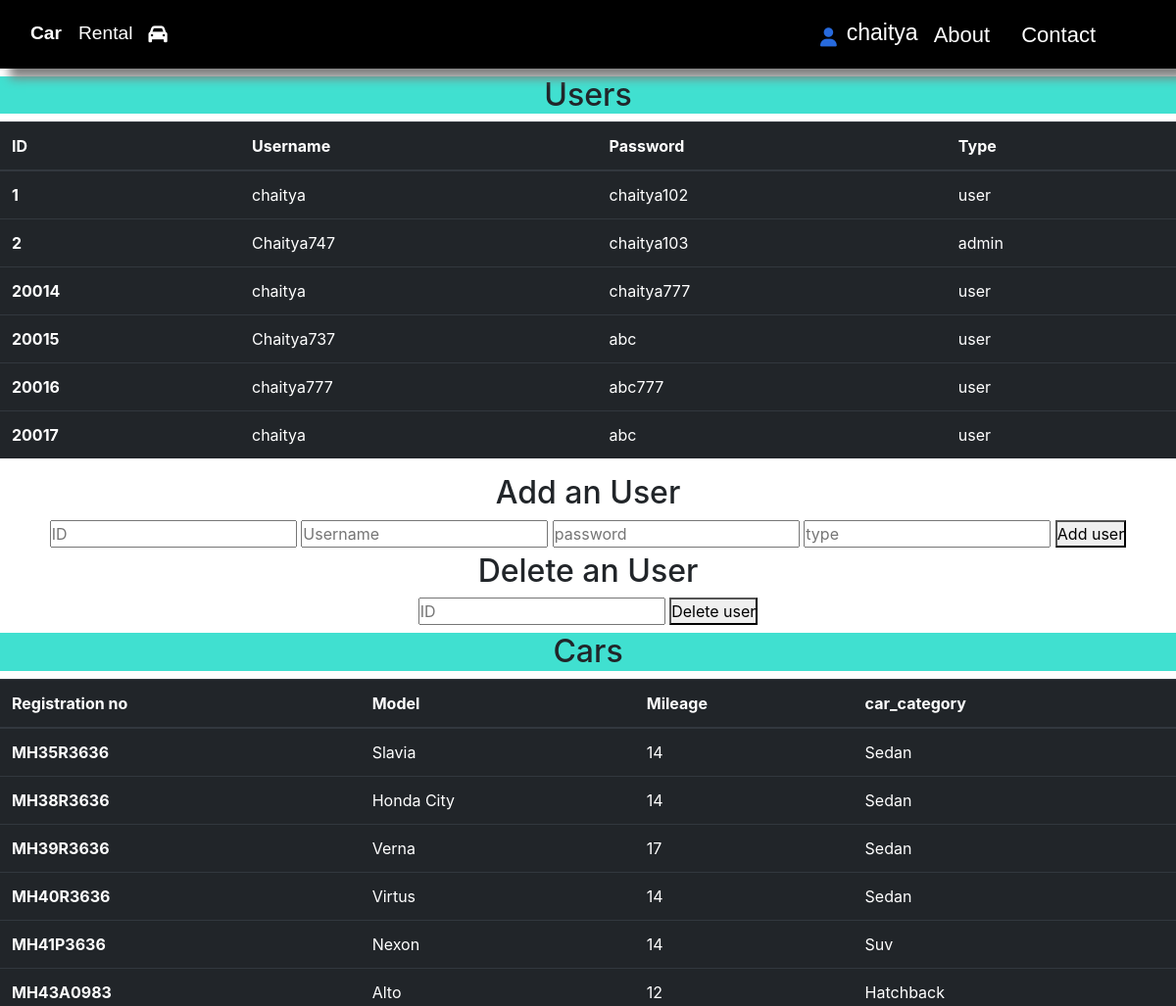
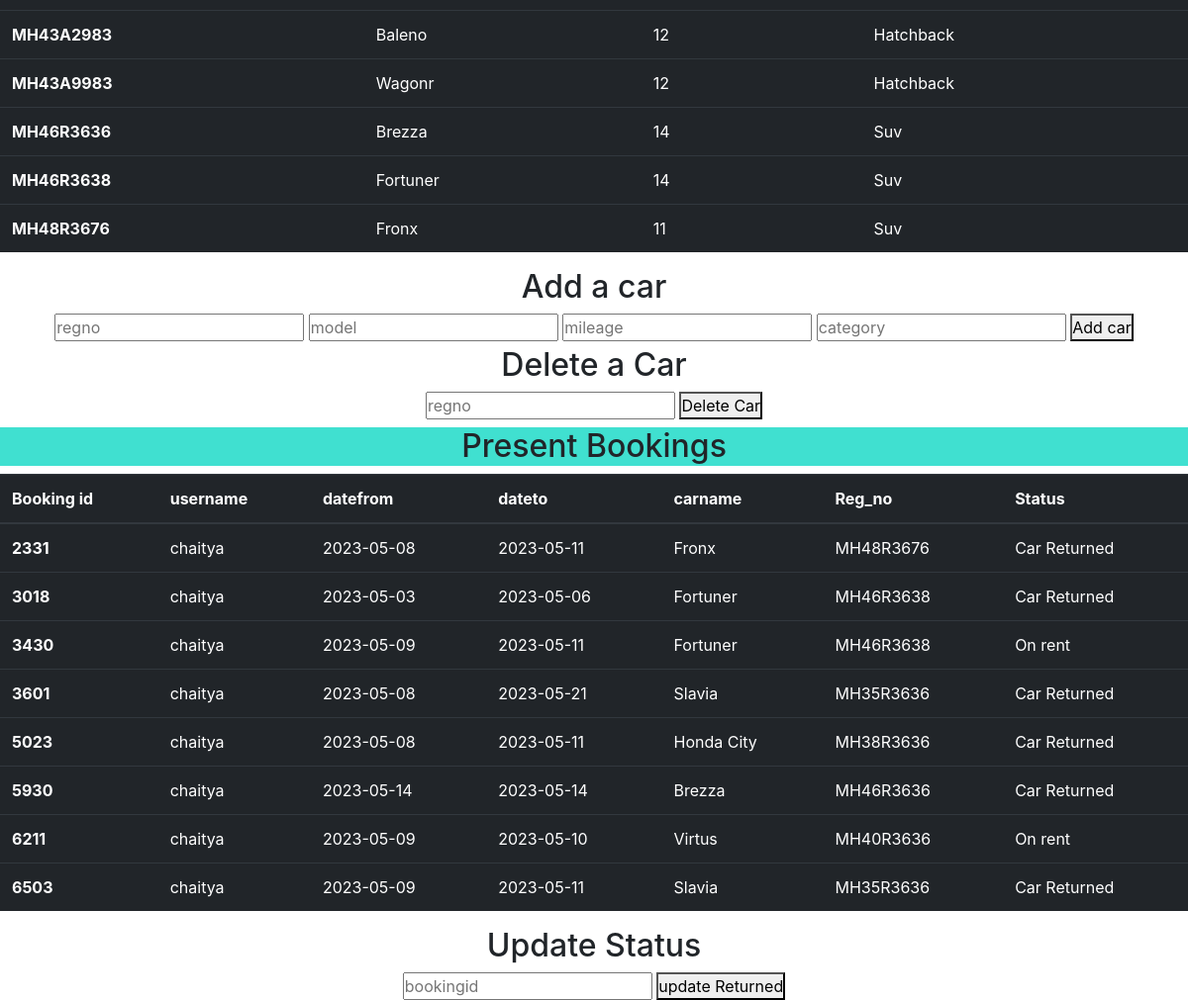
/adminpage.php (signed in), run on the app's committed database (2 pictures, top to bottom).
### tables this page shows
CREATE TABLE `user` (
  `user_id` int(11) NOT NULL,
  `username` varchar(50) NOT NULL,
  `password` varchar(50) NOT NULL,
  `type` varchar(50) NOT NULL
);

CREATE TABLE `car_info` (
  `reg_no` varchar(50) NOT NULL,
  `model_name` varchar(50) NOT NULL,
  `mileage` int(11) NOT NULL,
  `car_category` varchar(50) NOT NULL,
  `Available_status` int(11) DEFAULT NULL
);

CREATE TABLE `booking` (
  `book_id` int(50) NOT NULL,
  `username` varchar(50) NOT NULL,
  `datefrom` date NOT NULL,
  `dateto` date NOT NULL,
  `carname` varchar(50) NOT NULL,
  `regno` varchar(50) NOT NULL,
  `carcategory` varchar(50) NOT NULL,
  `status` varchar(50) DEFAULT 'On rent'
);

### adminpage.php (the view, shortened to what this page needs)
<?php
include("connect.php");
?>
<!DOCTYPE html>
<html lang="en">
<head>
    <link rel="stylesheet" href="https://cdnjs.cloudflare.com/ajax/libs/font-awesome/6.4.0/css/all.min.css">
    <link rel="stylesheet" href="styles2.css">
    <link rel="stylesheet" href="https://cdn.jsdelivr.net/npm/bootstrap@4.1.3/dist/css/bootstrap.min.css">
</head>
<body>
<nav class="nav">
            <div class="br">
                <p id="p1">Car</p>
                <p>Rental </p>
                <i class="fa-solid fa-car logo" style="color: #ffffff;"></i>
            </div>
            <div class="navbar">
                <div class="user">
                <i class="fa-solid fa-user" style="color: #276add;"></i>
                <p class="user"><?php echo $_SESSION['userid']?></p>
                </div>
                <a href="#ABOUT">About</a>
                <a href="">Contact</a>
            </div>
</nav>
<div class="heading"><h2 class="users">Users</h2></div>
<table class="table table-dark">
  <thead>
    <tr>
      <th scope="col">ID</th>
      <th scope="col">Username</th>
      <th scope="col">Password</th>
      <th scope="col">Type</th>
    </tr>
  </thead>
  <tbody>
  <?php
     $query2="SELECT * from `user`";
     $result=mysqli_query($con,$query2);
     while($row=mysqli_fetch_assoc($result))
    {
        echo
       " <tr>
        <th scope='row'>". $row['user_id'] ."</th>
        <td>". $row['username'] ."</td>
        <td>". $row['password'] ."</td>
        <td>". $row['type'] ."</td>
      </tr>";
    }
  ?>
  </tbody>
</table>
<h2 class="users">Add an User</h2>
<div class="add">
<form action="" method="POST">
    <input type="number" required="" placeholder="ID" name="id">
    <input type="text" required="" placeholder="Username" name="username">
    <input type="passwword" required="" placeholder="password" name="pass">
    <input type="text" required="" placeholder="type" name="type">
    <button type="submit" name="submit">Add user</button>
</form>
</div>
<h2 class="users">Delete an User</h2>
<div class="add">
<form action="" method="POST">
    <input type="number" required="" placeholder="ID" name="id">
    <button type="submit" name="submit1">Delete user</button>
</form>
</div>
<div class="heading"><h2 class="users">Cars</h2></div>
<table class="table table-dark">
  <thead>
    <tr>
      <th scope="col">Registration no</th>
      <th scope="col">Model</th>
      <th scope="col">Mileage</th>
      <th scope="col">car_category</th>
    </tr>
  </thead>
  <tbody>
  <?php
     $query23="SELECT * from `car_info`";
     $result22=mysqli_query($con,$query23);
     while($row4=mysqli_fetch_assoc($result22))
    {
        echo
       " <tr>
        <th scope='row'>". $row4['reg_no'] ."</th>
        <td>". $row4['model_name'] ."</td>
        <td>". $row4['mileage'] ."</td>
        <td>". $row4['car_category'] ."</td>
      </tr>";
    }
  ?>
 </tbody>
</table>
<h2 class="users">Add a car</h2>
<div class="add">
<form action="" method="POST">
    <input type="text" required="" placeholder="regno" name="regno">
    <input type="text" required="" placeholder="model" name="model">
    <input type="text" required="" placeholder="mileage" name="mileage">
    <input type="text" required="" placeholder="category" name="category">
    <button type="submit" name="submit3">Add car</button>
</form>
</div>
  <h2 class="users">Delete a Car</h2>
<div class="add">
<form action="" method="POST">
    <input type="text" required="" placeholder="regno" name="regno">
    <button type="submit" name="submit4">Delete Car</button>
</form>
</div>
<div class="heading"><h2 class="users">Present Bookings</h2></div>
<table class="table table-dark">
  <thead>
    <tr>
      <th scope="col">Booking id</th>
      <th scope="col">username</th>
      <th scope="col">datefrom</th>
      <th scope="col">dateto</th>
      <th scope="col">carname</th>
      <th scope="col">Reg_no</th>
      <th scope="col">Status</th>
    </tr>
  </thead>
  <tbody>
  <?php
     $query23="SELECT * from `booking`";
     $result27=mysqli_query($con,$query23);
     while($row44=mysqli_fetch_assoc($result27))
    {
        echo
       " <tr>
        <th scope='row'>". $row44['book_id'] ."</th>
        <td>". $row44['username'] ."</td>
        <td>". $row44['datefrom'] ."</td>
        <td>". $row44['dateto'] ."</td>
        <td>". $row44['carname'] ."</td>
        <td>". $row44['regno'] ."</td>
        <td>". $row44['status'] ."</td>
      </tr>";
    }
  ?>
</tbody>
</table>
<h2 class="users">Update Status</h2>
<div class="add">
<form action="" method="POST">
    <input type="text" required="" placeholder="bookingid" name="bookingid">
    <button type="submit" name="submit5">update Returned</button>
</form>
</div>
</body>

### styles2.css (style rules this page uses)
* { margin:0px; padding:0px; }
.nav { font-family: Verdana, sans-serif; margin:0px; padding:0px; display:flex; justify-content: space-between; background-color:black; position:sticky; height:70px; box-shadow: 10px 10px 10px gray; margin-bottom: 14px; }
.navbar { display:flex; justify-content:center; align-items: center; position: relative; right: 50px; }
.br { display: flex; justify-content:center; align-items: center; position:relative; font-size: 1.2rem; }
.br p { padding: 8px 16px; color: white; position: relative; top:7px; }
#p1 { margin-left:15px; font-weight: bold; padding-right: 1px; position: relative; top:7px; }
.navbar a { padding:8px 16px; font-size: 22px; text-decoration: none; color:white; }
.user { display: flex; justify-content: center; align-items: center; margin-left: 10px; font-size: larger; color: white; position: relative; top:3px; }
.users { text-align: center; margin-top: 5px; }
.add { display: flex; justify-content: center; align-items: center; }
.heading { background-color: turquoise; margin-top: 8px; }

### data on the page
user: user_id "1", username "chaitya", password "chaitya102", type "user"
user: user_id "2", username "Chaitya747", password "chaitya103", type "admin"
user: user_id "20014", username "chaitya", password "chaitya777", type "user"
user: user_id "20015", username "Chaitya737", password "abc", type "user"
user: user_id "20016", username "chaitya777", password "abc777", type "user"
user: user_id "20017", username "chaitya", password "abc", type "user"
car_info: reg_no "MH35R3636", model_name "Slavia", mileage "14", car_category "Sedan"
car_info: reg_no "MH38R3636", model_name "Honda City", mileage "14", car_category "Sedan"
car_info: reg_no "MH39R3636", model_name "Verna", mileage "17", car_category "Sedan"
car_info: reg_no "MH40R3636", model_name "Virtus", mileage "14", car_category "Sedan"
car_info: reg_no "MH41P3636", model_name "Nexon", mileage "14", car_category "Suv"
car_info: reg_no "MH43A0983", model_name "Alto", mileage "12", car_category "Hatchback"
car_info: reg_no "MH43A2983", model_name "Baleno", mileage "12", car_category "Hatchback"
car_info: reg_no "MH43A9983", model_name "Wagonr", mileage "12", car_category "Hatchback"
car_info: reg_no "MH46R3636", model_name "Brezza", mileage "14", car_category "Suv"
car_info: reg_no "MH46R3638", model_name "Fortuner", mileage "14", car_category "Suv"
car_info: reg_no "MH48R3676", model_name "Fronx", mileage "11", car_category "Suv"
booking: book "2331", username "chaitya", datefrom "2023-05-08", dateto "2023-05-11", carname "Fronx", regno "MH48R3676", status "Car Returned"
booking: book "3018", username "chaitya", datefrom "2023-05-03", dateto "2023-05-06", carname "Fortuner", regno "MH46R3638", status "Car Returned"
booking: book "3430", username "chaitya", datefrom "2023-05-09", dateto "2023-05-11", carname "Fortuner", regno "MH46R3638", status "On rent"
booking: book "3601", username "chaitya", datefrom "2023-05-08", dateto "2023-05-21", carname "Slavia", regno "MH35R3636", status "Car Returned"
booking: book "5023", username "chaitya", datefrom "2023-05-08", dateto "2023-05-11", carname "Honda City", regno "MH38R3636", status "Car Returned"
booking: book "5930", username "chaitya", datefrom "2023-05-14", dateto "2023-05-14", carname "Brezza", regno "MH46R3636", status "Car Returned"
booking: book "6211", username "chaitya", datefrom "2023-05-09", dateto "2023-05-10", carname "Virtus", regno "MH40R3636", status "On rent"
booking: book "6503", username "chaitya", datefrom "2023-05-09", dateto "2023-05-11", carname "Slavia", regno "MH35R3636", status "Car Returned"

### other printed values
$_SESSION['userid'] "chaitya"
